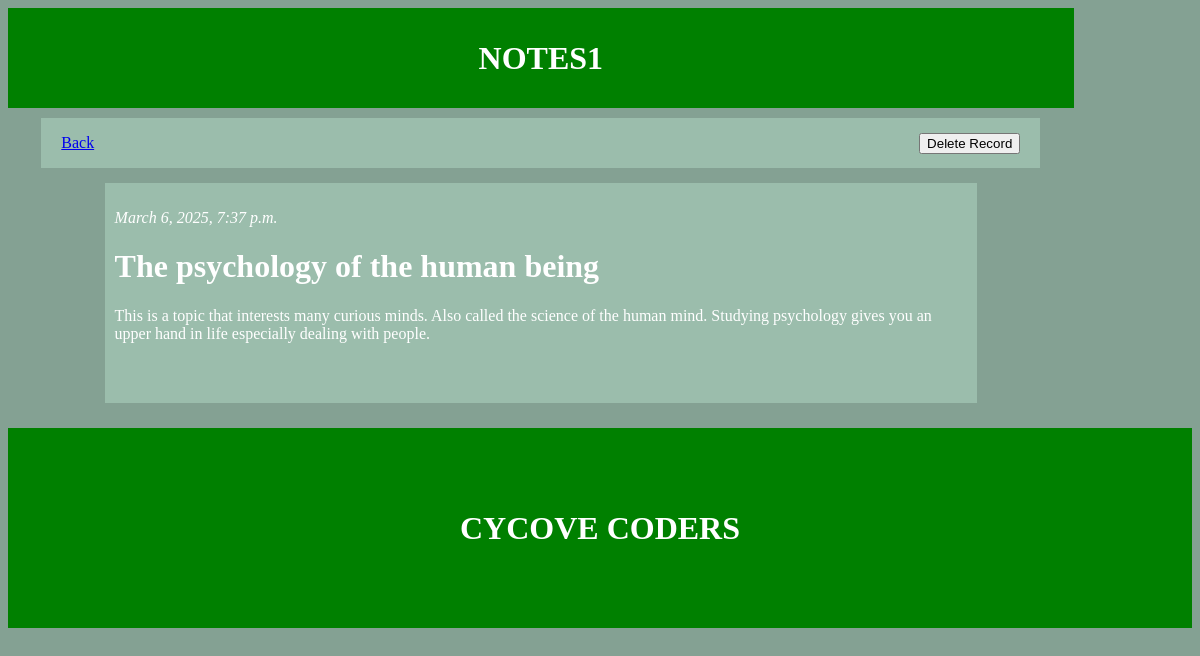
Page /8/detail/ on the committed database.
### Notes1/models.py (models this page shows, shortened)
class Note(models.Model):
    title = models.CharField(max_length=30)
    time = models.DateTimeField(default=timezone.now)
    detail = models.CharField(max_length=255)
    likes = models.IntegerField(default=0)

### Notes1/views.py (the view)
# urls.py: path('<int:pk>/detail/', views.DetailView.as_view(), name='detail'),
class DetailView(generic.DetailView):
    model = Note
    template_name = 'notes1/detail.html'

### Notes1/templates/notes1/detail.html (shortened to what this page needs)
<!DOCTYPE html>
<html lang="en">
<head>
    {% load static %}
    <link rel="stylesheet" href={% static "detail.css" %}>
</head>
<body>
    <div class="mother-div">
        <div class="notes-1">
            <h1>NOTES1</h1>
        </div>
        <div class="top-div">
            <a href="{% url 'notes1:index' %}">Back</a>
            <form action="{% url 'notes1:delete' note.id %}" method="post">
                <input type="submit" value="Delete Record">
            </form>
        </div>
        <div class="lower-div">
            <p id="time"> {{ note.time }} </p>
            <h1>{{note.title}}</h1>
            <p>{{ note.detail }}</p>
        </div>
    </div>
    <footer class="footer">
        <h1>CYCOVE CODERS</h1>
    </footer>
</body>
</html>

### Notes1/static/detail.css (style rules this page uses)
body { background-color: rgb(132, 161, 147); }
.mother-div { width: 90%; display: flex; flex-direction: column; align-items: center; justify-content: center; color: white; }
.notes-1 { background-color: green; height: 100px; width: 100%; display: flex; justify-content: center; align-items: center; }
.top-div { min-width: 200px; height: 50px; width: 90%; background-color: rgb(155, 189, 172); margin: 10px 2px 5px 2px; display: flex; align-items: center; justify-content: space-between; padding-left: 20px; padding-right: 20px; }
.lower-div { min-width: 200px; width: 80%; min-height: 200px; margin: 10px 2px 5px 2px; padding: 10PX; background-color: rgb(155, 189, 172); }
#time { font-style: italic; }
.footer { display: flex; justify-content: center; align-items: center; height: 200px; width: 100%; background-color: green; margin-top: 20px; color: white; }

### rows in the picture
Note: time "March 6, 2025, 7:37 p.m.", title "The psychology of the human being", detail "This is a topic that interests many curious minds. Also called the science of the human mind. Studying psychology gives you an upper hand in life especially dealing with people."
